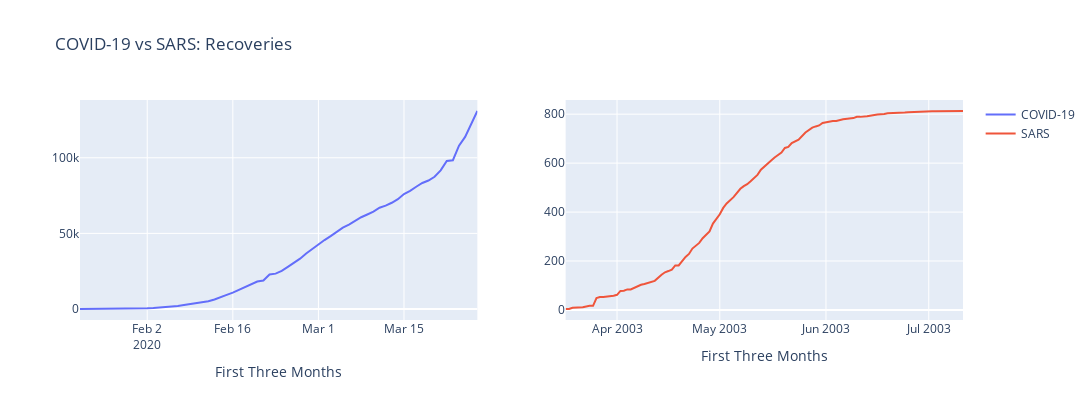

Source (notebook cell):
### Code cell
#Comparing the Recoveries between COVID and SARS
fig = make_subplots(rows=1, cols=2,vertical_spacing=0.02)


fig.add_trace(
    go.Scatter(x=newdf3["Timeline"], y=newdf3["Covid-19 impact"], name = 'COVID-19'),
    row=1, col=1
)

fig.add_trace(
    go.Scatter(x=SARS["Date"], y=SARS["Mortality"], name = 'SARS'),
    row=1, col=2
)

fig.update_xaxes(title_text="First Three Months")


fig.update_layout(height=400, width=1100, title_text="COVID-19 vs SARS: Recoveries")
fig.show()
#fig.write_image("Recoveries_COVIDvsSARS.png")
